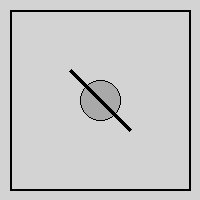
#> input picture code/tests/fixtures/valid_car_photo.jpg, 200 x 200 px
$ python -i image_utils.py   (imports and definitions only)
#> lines starting #> are read from the running program, lines starting #| are printed output that depends on the picture
#> in resize_image, img is the input picture: PIL image 200x200 RGB; min 0, max 229, mean 200.2
import io
import logging
from typing import Union

from PIL import Image, ImageEnhance, ImageFilter, ImageOps

try:
    RESAMPLE = Image.Resampling.LANCZOS
except AttributeError:
    RESAMPLE = Image.LANCZOS  # type: ignore[attr-defined]

logger = logging.getLogger(__name__)

MAX_DIMENSION = 1024


def enhance_image(img: Image.Image) -> Image.Image:
    if img.mode != 'RGB':
        img = img.convert('RGB')
    img = ImageOps.autocontrast(img, cutoff=2)
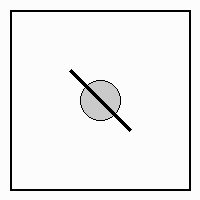
#> img: PIL image 200x200 RGB; min 0, max 255, mean 239.1
    enhancer = ImageEnhance.Sharpness(img)
    img = enhancer.enhance(1.2)
    return img.filter(ImageFilter.SMOOTH)
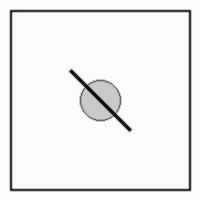
#> returned value: PIL image 200x200 RGB; min 0, max 254, mean 239.2


def resize_image(image_path_or_pil: Union[str, Image.Image], max_dim: int = MAX_DIMENSION) -> Image.Image:
    if isinstance(image_path_or_pil, str):
        img: Image.Image = Image.open(image_path_or_pil)
    else:
        img = image_path_or_pil

    if img.mode != 'RGB':
        img = img.convert('RGB')

    img = enhance_image(img)

    w, h = img.size
#> w = 200; h = 200
    if max(w, h) > max_dim:
        ratio = max_dim / max(w, h)
        new_w = int(w * ratio)
        new_h = int(h * ratio)
        img = img.resize((new_w, new_h), RESAMPLE)
        logger.debug(f"Resized image to {new_w}x{new_h}")

    buf = io.BytesIO()
    img.save(buf, format='JPEG', quality=85)
    buf.seek(0)
    return Image.open(buf)

>>> result = resize_image('../tests/fixtures/valid_car_photo.jpg')
